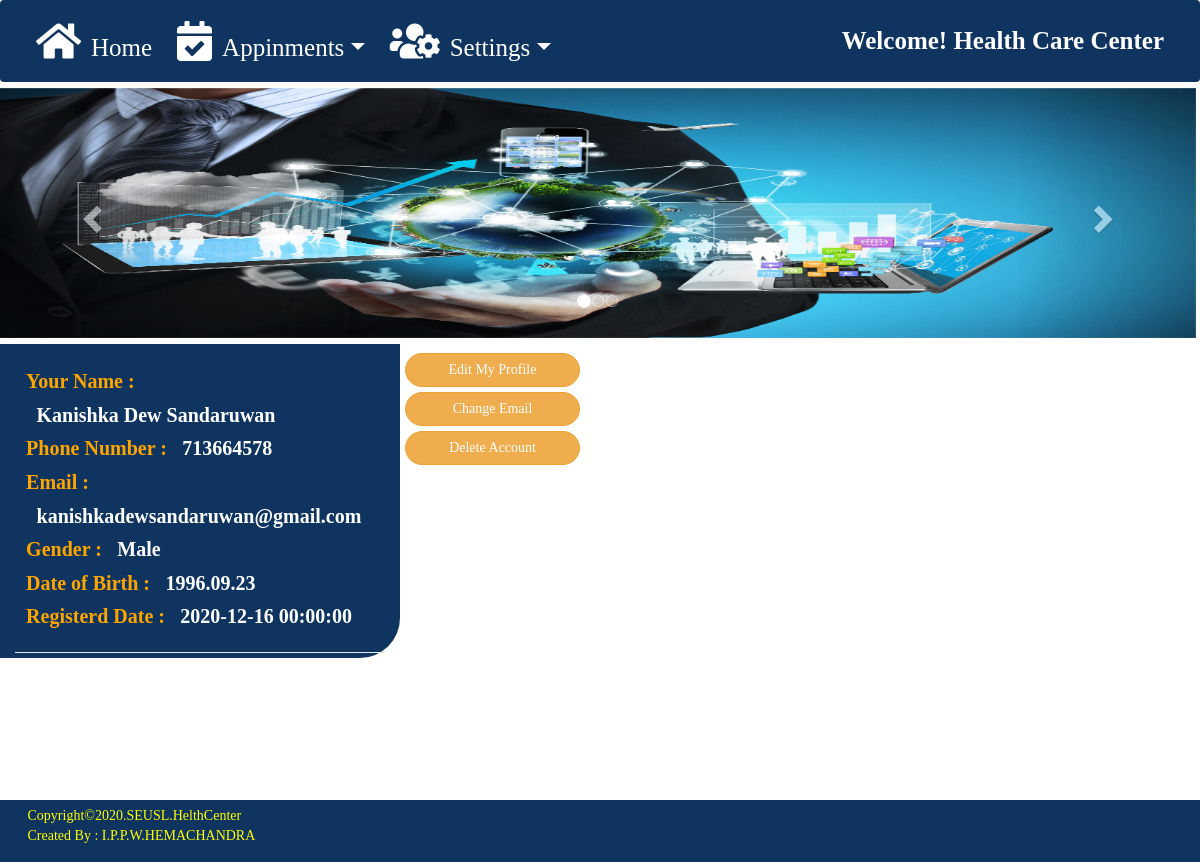
Page /myaccount.php (signed in) on the committed database.
### tables this page shows
CREATE TABLE `slider_banner` (
  `slider_banner_id` int(11) NOT NULL,
  `slider_banner_01` varchar(255) NOT NULL,
  `slider_banner_02` varchar(255) NOT NULL,
  `slider_banner_03` varchar(255) NOT NULL
);

CREATE TABLE `patients` (
  `pid` int(11) NOT NULL,
  `full_name` varchar(255) NOT NULL,
  `phone_number` int(11) NOT NULL,
  `dob` varchar(255) NOT NULL,
  `gender` varchar(255) NOT NULL,
  `email` varchar(255) NOT NULL,
  `address` varchar(255) NOT NULL,
  `trndate` datetime NOT NULL,
  `password` varchar(255) NOT NULL
);

### myaccount.php (the view, shortened to what this page needs)
<?php
  require_once 'connection.php';
?>
<!doctype html>
<html lang="en">
<head>
    <link rel="stylesheet" href="https://cdn.jsdelivr.net/npm/bootstrap@4.5.3/dist/css/bootstrap.min.css">
    <link rel="stylesheet" type="text/css" href="css/boot.css">
    <link rel="stylesheet" type="text/css" href="css/form_css/form.css">
    <link rel="stylesheet" type="text/css" href="css/student/main.css">
    <link rel="stylesheet" type="text/css" href="fontawesome-free-5.7.2-web/css/all.css">
</head>
<body style="font-family: \"Times New Roman\",Times, serif;">
  <div style="height: 100vh">
    <div class="flex-center flex-column">
     <nav class="navbar navbar-expand-lg" style="background-color: #0f3460;">
      <div style="float: right;" class="collapse navbar-collapse" id="navbarSupportedContent">
        <ul class="navbar-nav mr-auto">
          <li class="nav-item mr-4">
            <a style="color: white;  font-size: 25px;" class="nav-link ml-2" href="index.php"><i style="font-size: 40px;" class="fas fa-home mr-3"></i>Home</a>
          </li>
          <li class="nav-item mr-4 dropdown">
            <a style="color: white; font-size: 25px;" class="nav-link dropdown-toggle" href="#" id="navbarDropdown" role="button" data-toggle="dropdown" aria-haspopup="true" aria-expanded="false"> <i style="font-size: 40px;" class="fas fa-calendar-check mr-3"></i>Appinments</a>
          </li>
          <li class="nav-item mr-4 dropdown">
            <a style="color: white; font-size: 25px;" class="nav-link dropdown-toggle" href="#" id="navbarDropdown" role="button" data-toggle="dropdown" aria-haspopup="true" aria-expanded="false"> <i style="font-size: 40px;" class="fas fa-users-cog mr-3"></i>Settings</a>
          </li>
        </ul>
      </div>
      <a style="color: white; font-size: 25px;" class="navbar-brand" href="student.php"><b>Welcome! Health Care Center</b></a>
    </nav>
		<section class="container-fluid">
      <div class="row" style="width: 102.2%; margin-top: -1.2%;">
    <?php
    $slider_query = "SELECT * FROM slider_banner";
    $slider_query_result = mysqli_query($con,$slider_query);
    if(mysqli_num_rows($slider_query_result)>0){
          $row = mysqli_fetch_assoc($slider_query_result);
          $slider_banner_01 = $row['slider_banner_01'];
          $image_src1 = "img/upload/slider/".$slider_banner_01;
     ?>
          <div id="myCarousel" class="carousel slide" data-ride="carousel" style="width: 105%;">
            <ol class="carousel-indicators">
              <li data-target="#myCarousel" data-slide-to="0" class="active"></li>
              <li data-target="#myCarousel" data-slide-to="1"></li>
              <li data-target="#myCarousel" data-slide-to="2"></li>
            </ol>
            <div class="carousel-inner">
              <div class="item active">
                <img src="<?php echo $image_src1; ?>" alt="Banner 01" style="width:100%; height: 250px;">
              </div>
            </div>
            <a class="left carousel-control" href="#myCarousel" data-slide="prev">
              <span class="glyphicon glyphicon-chevron-left"></span>
            </a>
            <a class="right carousel-control" href="#myCarousel" data-slide="next">
              <span class="glyphicon glyphicon-chevron-right"></span>
            </a>
          </div>
      <?php } ?>
  </div>
			<div class="row mt-2">
			    <div class="col-12 col-md-12 col-lg-4" style="background-color: #0f3460; font-size: 20px; padding-top: 1%; margin-top: 0.1%;  color: white; border-bottom-right-radius: 2em;">
			    	<?php
			    		$user = $_SESSION['email'];
	                    $viewquery = " SELECT * FROM patients where email='".$user."'";
	                    $viewresult = mysqli_query($con,$viewquery);
	                    $row = mysqli_fetch_assoc($viewresult);
                    ?>
                    <form style="padding: 3%;">
                    	<label style="color: orange">Your Name :</label>  <label style="margin-left: 3%;"><?php echo $row['full_name']; ?></label><br>
                    	<label style="color: orange">Phone Number :</label>  <label style="margin-left: 3%;"><?php echo $row['phone_number']; ?></label><br>
                    	<label style="color: orange">Email :</label>  <label style="margin-left: 3%;"><?php echo $row['email']; ?></label><br>
                    	<label style="color: orange">Gender :</label>  <label style="margin-left: 3%;"><?php echo $row['gender']; ?></label><br>
                    	<label style="color: orange">Date of Birth :</label>  <label style="margin-left: 3%;"><?php echo $row['dob']; ?></label><br>
                    	<label style="color: orange">Registerd Date :</label>  <label style="margin-left: 3%;"><?php echo $row['trndate']; ?></label><br>
                    </form>
                    <div class="dropdown-divider"></div>
			    </div>
          <div class="col-12 col-md-10 col-lg-7 mt-2 ml-2">
            <div class="row mt-2">
            <button type="submit" name="submit" class="btn col-md-3 btn-warning"  onclick="window.location.href='change_patient_datails.php'" style="border-radius:20px;">Edit My Profile</button>
            </div>
            <div class="row mt-2">
            <button type="button" name="submit" class="btn col-md-3 btn-warning"  onclick="window.location.href='patients_email.php'" style="border-radius:20px;">Change Email</button>
            </div>
            <div class="row mt-2">
            <button type="button" name="submit" class="btn col-md-3 btn-warning"  onclick="window.location.href='patients_delete.php'" style="border-radius:20px;">Delete Account</button>
            </div>
          </div>
			</div>
		</section>
    </div>
  </div>
</body>
<div style="background-color: #0f3460; padding: 0.5%;" class="row">
  <p style="color: yellow; margin-left: 3%;">Copyright©2020.SEUSL.HelthCenter <br> Created By : I.P.P.W.HEMACHANDRA</p>
</div>
</html>
  <link rel="stylesheet" href="https://maxcdn.bootstrapcdn.com/bootstrap/3.4.1/css/bootstrap.min.css">

### css/form_css/form.css (style rules this page uses)
.btn { padding-bottom: 1%; padding-top: 1%; font-size: 20px; }

### css/student/main.css (style rules this page uses)
#navbarSupportedContent { float: right; }

### rows in the picture
slider_banner: slider_banner_01 (picture)
patients: full_name "Kanishka Dew Sandaruwan", phone_number "713664578", email "kanishkadewsandaruwan@gmail.com", gender "Male", dob "1996.09.23", trndate "2020-12-16 00:00:00"
